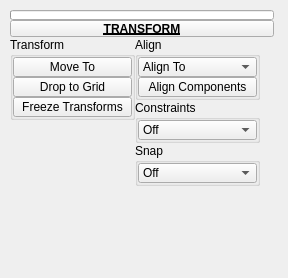
<?xml version="1.0" encoding="UTF-8"?>
<ui version="4.0">
 <class>QtUi</class>
 <widget class="QMainWindow" name="QtUi">
  <property name="enabled">
   <bool>true</bool>
  </property>
  <property name="geometry">
   <rect>
    <x>0</x>
    <y>0</y>
    <width>288</width>
    <height>278</height>
   </rect>
  </property>
  <property name="minimumSize">
   <size>
    <width>111</width>
    <height>0</height>
   </size>
  </property>
  <property name="maximumSize">
   <size>
    <width>999</width>
    <height>999</height>
   </size>
  </property>
  <property name="windowTitle">
   <string>Toolkit</string>
  </property>
  <property name="tabShape">
   <enum>QTabWidget::Triangular</enum>
  </property>
  <property name="dockNestingEnabled">
   <bool>true</bool>
  </property>
  <property name="dockOptions">
   <set>QMainWindow::AllowNestedDocks|QMainWindow::AllowTabbedDocks|QMainWindow::AnimatedDocks|QMainWindow::ForceTabbedDocks</set>
  </property>
  <widget class="QWidget" name="mainWindow">
   <widget class="QWidget" name="layoutWidget_2">
    <property name="geometry">
     <rect>
      <x>10</x>
      <y>10</y>
      <width>264</width>
      <height>262</height>
     </rect>
    </property>
    <layout class="QGridLayout" name="gridLayout_2">
     <property name="spacing">
      <number>0</number>
     </property>
     <item row="0" column="1" colspan="2">
      <widget class="ProgressBar" name="progressBar">
       <property name="sizePolicy">
        <sizepolicy hsizetype="Ignored" vsizetype="Fixed">
         <horstretch>0</horstretch>
         <verstretch>0</verstretch>
        </sizepolicy>
       </property>
       <property name="minimumSize">
        <size>
         <width>0</width>
         <height>10</height>
        </size>
       </property>
       <property name="maximumSize">
        <size>
         <width>16777215</width>
         <height>10</height>
        </size>
       </property>
       <property name="value">
        <number>0</number>
       </property>
       <property name="textVisible">
        <bool>false</bool>
       </property>
      </widget>
     </item>
     <item row="1" column="1" colspan="2">
      <widget class="PushButtonDraggable" name="draggable_header">
       <property name="minimumSize">
        <size>
         <width>19</width>
         <height>17</height>
        </size>
       </property>
       <property name="maximumSize">
        <size>
         <width>999</width>
         <height>17</height>
        </size>
       </property>
       <property name="font">
        <font>
         <weight>75</weight>
         <bold>true</bold>
         <underline>true</underline>
        </font>
       </property>
       <property name="text">
        <string>TRANSFORM</string>
       </property>
       <property name="checkable">
        <bool>true</bool>
       </property>
      </widget>
     </item>
     <item row="2" column="1">
      <layout class="QHBoxLayout" name="horizontalLayout">
       <item>
        <layout class="QVBoxLayout" name="verticalLayout">
         <property name="spacing">
          <number>0</number>
         </property>
         <item>
          <widget class="QGroupBox" name="groupBox_5">
           <property name="minimumSize">
            <size>
             <width>125</width>
             <height>0</height>
            </size>
           </property>
           <property name="maximumSize">
            <size>
             <width>999</width>
             <height>999</height>
            </size>
           </property>
           <property name="title">
            <string>Transform</string>
           </property>
           <layout class="QVBoxLayout" name="verticalLayout_7">
            <property name="spacing">
             <number>0</number>
            </property>
            <property name="leftMargin">
             <number>0</number>
            </property>
            <property name="topMargin">
             <number>0</number>
            </property>
            <property name="rightMargin">
             <number>0</number>
            </property>
            <property name="bottomMargin">
             <number>0</number>
            </property>
            <item>
             <widget class="QPushButton" name="b005">
              <property name="enabled">
               <bool>true</bool>
              </property>
              <property name="minimumSize">
               <size>
                <width>0</width>
                <height>20</height>
               </size>
              </property>
              <property name="maximumSize">
               <size>
                <width>999</width>
                <height>20</height>
               </size>
              </property>
              <property name="toolTip">
               <string>Move selected object(s) to last selected.</string>
              </property>
              <property name="text">
               <string>Move To</string>
              </property>
              <property name="iconSize">
               <size>
                <width>18</width>
                <height>18</height>
               </size>
              </property>
              <property name="autoDefault">
               <bool>false</bool>
              </property>
              <property name="default">
               <bool>false</bool>
              </property>
              <property name="flat">
               <bool>false</bool>
              </property>
             </widget>
            </item>
            <item>
             <widget class="ToolButton" name="tb000">
              <property name="enabled">
               <bool>true</bool>
              </property>
              <property name="minimumSize">
               <size>
                <width>0</width>
                <height>20</height>
               </size>
              </property>
              <property name="maximumSize">
               <size>
                <width>999</width>
                <height>20</height>
               </size>
              </property>
              <property name="toolTip">
               <string>Move selected object to grid.</string>
              </property>
              <property name="layoutDirection">
               <enum>Qt::LeftToRight</enum>
              </property>
              <property name="text">
               <string>Drop to Grid</string>
              </property>
             </widget>
            </item>
            <item>
             <widget class="QPushButton" name="b002">
              <property name="enabled">
               <bool>true</bool>
              </property>
              <property name="minimumSize">
               <size>
                <width>0</width>
                <height>20</height>
               </size>
              </property>
              <property name="maximumSize">
               <size>
                <width>999</width>
                <height>20</height>
               </size>
              </property>
              <property name="toolTip">
               <string>Freeze transformations on any selected objects</string>
              </property>
              <property name="text">
               <string>Freeze Transforms</string>
              </property>
              <property name="iconSize">
               <size>
                <width>18</width>
                <height>18</height>
               </size>
              </property>
              <property name="autoDefault">
               <bool>false</bool>
              </property>
              <property name="default">
               <bool>false</bool>
              </property>
              <property name="flat">
               <bool>false</bool>
              </property>
             </widget>
            </item>
           </layout>
          </widget>
         </item>
         <item>
          <spacer name="verticalSpacer">
           <property name="orientation">
            <enum>Qt::Vertical</enum>
           </property>
           <property name="sizeHint" stdset="0">
            <size>
             <width>20</width>
             <height>40</height>
            </size>
           </property>
          </spacer>
         </item>
        </layout>
       </item>
       <item>
        <layout class="QVBoxLayout" name="verticalLayout_2">
         <property name="spacing">
          <number>0</number>
         </property>
         <item>
          <widget class="QGroupBox" name="Align">
           <property name="enabled">
            <bool>true</bool>
           </property>
           <property name="minimumSize">
            <size>
             <width>125</width>
             <height>0</height>
            </size>
           </property>
           <property name="maximumSize">
            <size>
             <width>999</width>
             <height>999</height>
            </size>
           </property>
           <property name="title">
            <string>Align</string>
           </property>
           <layout class="QVBoxLayout" name="verticalLayout_4">
            <property name="spacing">
             <number>0</number>
            </property>
            <property name="leftMargin">
             <number>0</number>
            </property>
            <property name="topMargin">
             <number>0</number>
            </property>
            <property name="rightMargin">
             <number>0</number>
            </property>
            <property name="bottomMargin">
             <number>0</number>
            </property>
            <item>
             <widget class="ComboBox" name="cmb002">
              <property name="minimumSize">
               <size>
                <width>0</width>
                <height>20</height>
               </size>
              </property>
              <property name="maximumSize">
               <size>
                <width>999</width>
                <height>20</height>
               </size>
              </property>
              <property name="toolTip">
               <string>Align to objects.</string>
              </property>
              <property name="editable">
               <bool>false</bool>
              </property>
              <property name="sizeAdjustPolicy">
               <enum>QComboBox::AdjustToContents</enum>
              </property>
              <item>
               <property name="text">
                <string>Align To</string>
               </property>
              </item>
             </widget>
            </item>
            <item>
             <widget class="ToolButton" name="tb001">
              <property name="enabled">
               <bool>true</bool>
              </property>
              <property name="minimumSize">
               <size>
                <width>0</width>
                <height>20</height>
               </size>
              </property>
              <property name="maximumSize">
               <size>
                <width>999</width>
                <height>20</height>
               </size>
              </property>
              <property name="toolTip">
               <string>Align selected vertices/edges along the specified axes.</string>
              </property>
              <property name="text">
               <string>Align Components</string>
              </property>
              <property name="iconSize">
               <size>
                <width>18</width>
                <height>18</height>
               </size>
              </property>
             </widget>
            </item>
           </layout>
          </widget>
         </item>
         <item>
          <widget class="QGroupBox" name="groupBox">
           <property name="minimumSize">
            <size>
             <width>125</width>
             <height>0</height>
            </size>
           </property>
           <property name="maximumSize">
            <size>
             <width>999</width>
             <height>999</height>
            </size>
           </property>
           <property name="title">
            <string>Constraints</string>
           </property>
           <layout class="QVBoxLayout" name="verticalLayout_5">
            <property name="spacing">
             <number>0</number>
            </property>
            <property name="leftMargin">
             <number>0</number>
            </property>
            <property name="topMargin">
             <number>0</number>
            </property>
            <property name="rightMargin">
             <number>0</number>
            </property>
            <property name="bottomMargin">
             <number>0</number>
            </property>
            <item>
             <widget class="ComboBox" name="cmb001">
              <property name="minimumSize">
               <size>
                <width>0</width>
                <height>20</height>
               </size>
              </property>
              <property name="maximumSize">
               <size>
                <width>999</width>
                <height>20</height>
               </size>
              </property>
              <property name="toolTip">
               <string>Transform constraints.</string>
              </property>
              <property name="editable">
               <bool>false</bool>
              </property>
              <property name="sizeAdjustPolicy">
               <enum>QComboBox::AdjustToContents</enum>
              </property>
              <item>
               <property name="text">
                <string>Off</string>
               </property>
              </item>
             </widget>
            </item>
           </layout>
          </widget>
         </item>
         <item>
          <widget class="QGroupBox" name="groupBox_2">
           <property name="minimumSize">
            <size>
             <width>125</width>
             <height>0</height>
            </size>
           </property>
           <property name="maximumSize">
            <size>
             <width>999</width>
             <height>999</height>
            </size>
           </property>
           <property name="title">
            <string>Snap</string>
           </property>
           <layout class="QVBoxLayout" name="verticalLayout_6">
            <property name="spacing">
             <number>0</number>
            </property>
            <property name="leftMargin">
             <number>0</number>
            </property>
            <property name="topMargin">
             <number>0</number>
            </property>
            <property name="rightMargin">
             <number>0</number>
            </property>
            <property name="bottomMargin">
             <number>0</number>
            </property>
            <item>
             <widget class="ComboBox" name="cmb003">
              <property name="minimumSize">
               <size>
                <width>0</width>
                <height>20</height>
               </size>
              </property>
              <property name="maximumSize">
               <size>
                <width>999</width>
                <height>20</height>
               </size>
              </property>
              <property name="toolTip">
               <string>Transform tool snap settings.</string>
              </property>
              <property name="editable">
               <bool>false</bool>
              </property>
              <property name="sizeAdjustPolicy">
               <enum>QComboBox::AdjustToContents</enum>
              </property>
              <item>
               <property name="text">
                <string>Off</string>
               </property>
              </item>
             </widget>
            </item>
           </layout>
          </widget>
         </item>
         <item>
          <spacer name="verticalSpacer_2">
           <property name="orientation">
            <enum>Qt::Vertical</enum>
           </property>
           <property name="sizeHint" stdset="0">
            <size>
             <width>20</width>
             <height>40</height>
            </size>
           </property>
          </spacer>
         </item>
        </layout>
       </item>
      </layout>
     </item>
    </layout>
   </widget>
  </widget>
 </widget>
 <customwidgets>
  <customwidget>
   <class>ToolButton</class>
   <extends>QToolButton</extends>
   <header>widgets.toolbutton.h</header>
  </customwidget>
  <customwidget>
   <class>PushButtonDraggable</class>
   <extends>QPushButton</extends>
   <header>widgets.pushbuttondraggable.h</header>
  </customwidget>
  <customwidget>
   <class>ProgressBar</class>
   <extends>QProgressBar</extends>
   <header>widgets.progressbar.h</header>
  </customwidget>
  <customwidget>
   <class>ComboBox</class>
   <extends>QComboBox</extends>
   <header>widgets.combobox.h</header>
  </customwidget>
 </customwidgets>
 <resources/>
 <connections/>
 <designerdata>
  <property name="gridDeltaX">
   <number>5</number>
  </property>
  <property name="gridDeltaY">
   <number>5</number>
  </property>
  <property name="gridSnapX">
   <bool>true</bool>
  </property>
  <property name="gridSnapY">
   <bool>true</bool>
  </property>
  <property name="gridVisible">
   <bool>true</bool>
  </property>
 </designerdata>
</ui>
